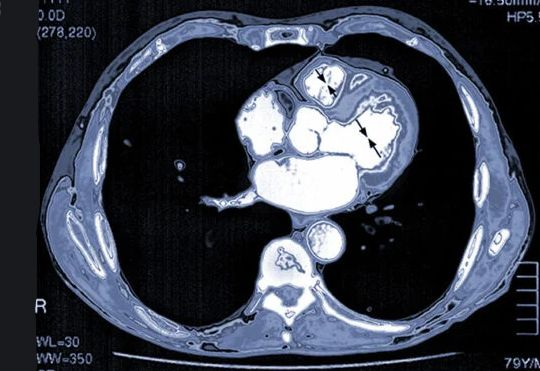
//> input picture RadonTransform/Images/heart-ct_1.jpg, 540 x 371 px
$ ./main3   (built with g++ and OpenCV 4)
//> lines starting //> are read from the running program, lines starting //| are printed output that depends on the picture; after the words box and inside, x2 and y2 are one past the last pixel; in counts of white or black regions, pixels touching at a corner belong together
#include <opencv2/opencv.hpp>
#include <iostream>
#include <cmath>

// this is already implemented

int main() {
    // Read the original image
    cv::Mat originalImage = cv::imread("/home/peppermintlarry/Radon/RadonTransform/Images/heart-ct_1.jpg"); // Replace with your image path
//> originalImage is the input picture: 371 rows x 540 cols, CV_8UC3; mean B, G, R 74.7, 62.4, 57.3

    if (originalImage.empty()) {
        std::cerr << "Error: Could not read the image." << std::endl;
        return -1;
    }

    // Calculate the dimensions for the new image
    double newS = sqrt(pow(originalImage.rows,2)+pow(originalImage.cols,2))+1; // Twice the size of the larger dimension
//> newS = 656.2
    int newSize = static_cast<int>(newS);
//> newSize = 656

    // Create a black square image with dimensions based on the new size
    cv::Mat newImage(newSize, newSize, CV_8UC3, cv::Scalar(0, 0, 0)); // Black background

    // Calculate the radius of the circle (half of the new image's side)
    int radius = newSize / 2;
//> radius = 328

    // Calculate the center of the new image
    cv::Point center(newSize / 2, newSize / 2);
//> center = Point(328, 328)

    // Draw the white circle
    cv::circle(newImage, center, radius, cv::Scalar(255, 255, 255), -1); // -1 indicates filled circle
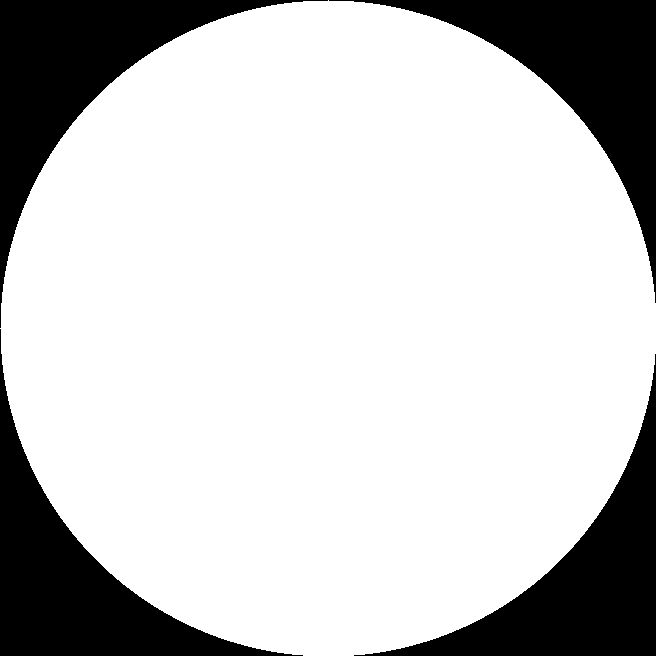
//> newImage: 656 rows x 656 cols, CV_8UC3; 78.5% white; 4 black regions, box (x1, y1, x2, y2) and area: (0, 0, 328, 328) 23421, (329, 0, 656, 303) 23093, (0, 329, 303, 656) 23093, (354, 354, 656, 656) 22766

    // Calculate the position for placing the original image in the center of the new image
    int offsetX = (newSize - originalImage.cols) / 2;
//> offsetX = 58
    int offsetY = (newSize - originalImage.rows) / 2;
//> offsetY = 142
    cv::Rect roi(offsetX, offsetY, originalImage.cols, originalImage.rows);
//> roi = Rect(58, 142, 540, 371)

    // Copy the original image onto the new image on top of the white circle
    originalImage.copyTo(newImage(roi));
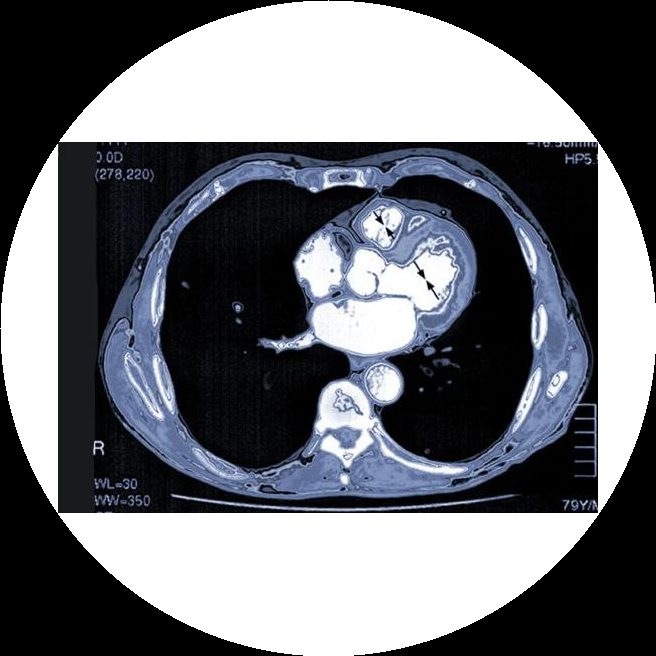
//> newImage: 656 rows x 656 cols, CV_8UC3; mean B, G, R 116.3, 110.6, 108.2

    // Save the image with the original image placed on top of the white circle, inside the black square
    cv::imwrite("image_with_circle_and_square.png", newImage);

    // new section
      return 0;
}

$ run again, with RadonTransform/Images/circ.jpg copied over RadonTransform/Images/heart-ct_1.jpg
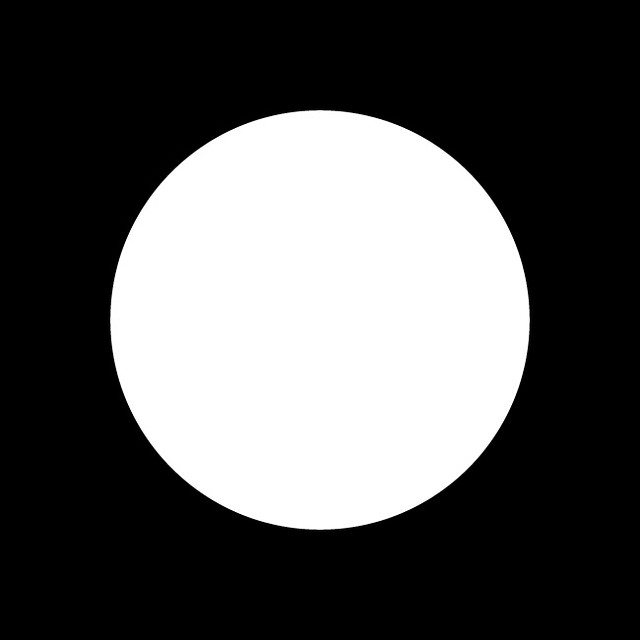
//> input picture RadonTransform/Images/circ.jpg, 640 x 640 px
//> originalImage is the input picture: 640 rows x 640 cols, CV_8UC3; min 0, max 255, mean 86
//> `cv::circle(newImage, center, radius, cv::Scalar(255, 255, 255), -1);`:
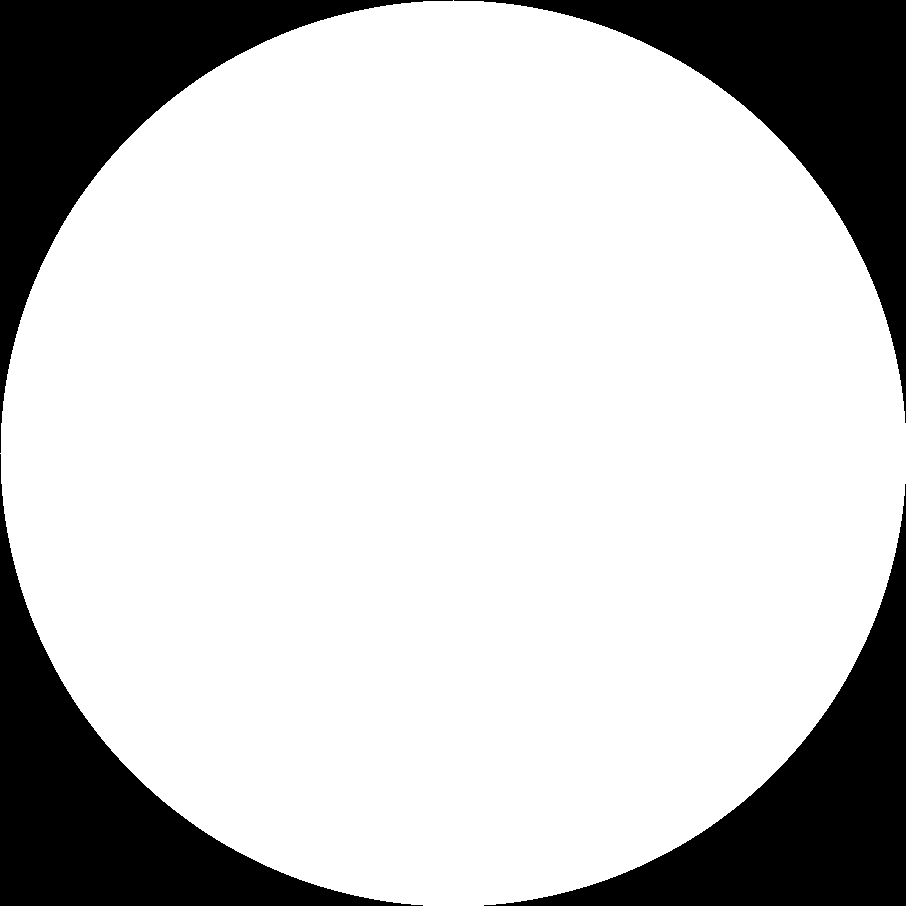
//> newImage: 906 rows x 906 cols, CV_8UC3; 78.5% white; 4 black regions, box (x1, y1, x2, y2) and area: (0, 0, 453, 453) 44505, (454, 0, 906, 423) 44052, (0, 454, 423, 906) 44052, (484, 484, 906, 906) 43600
//> `originalImage.copyTo(newImage(roi));`:
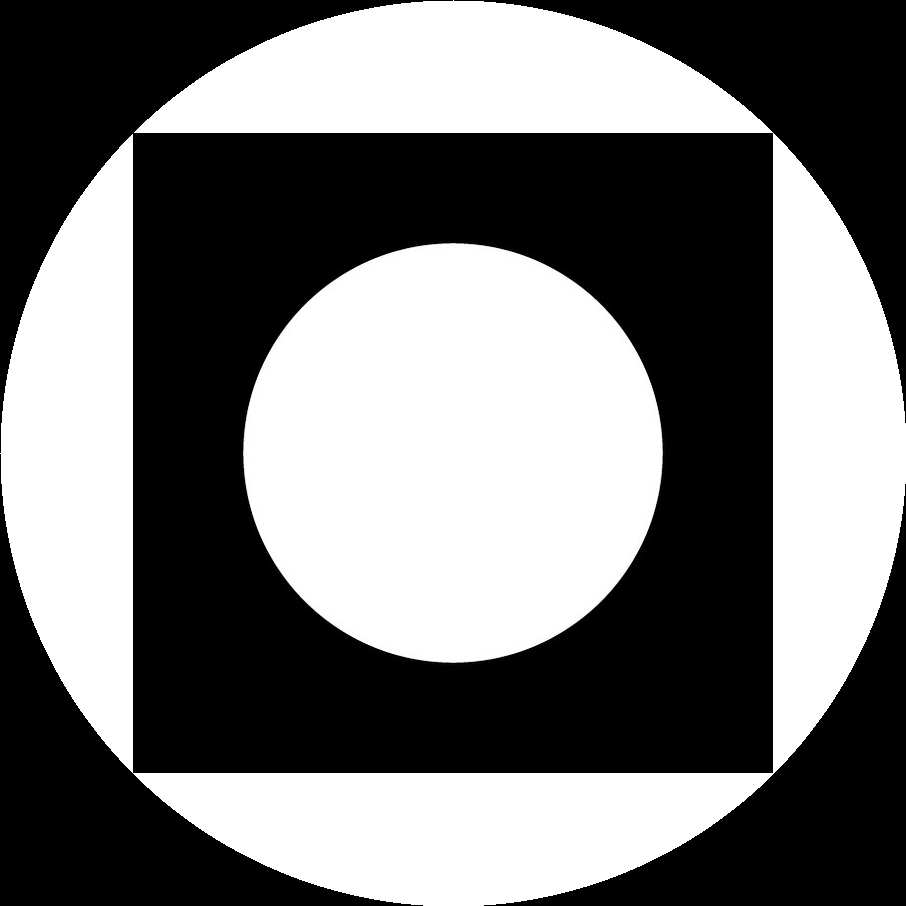
//> newImage: 906 rows x 906 cols, CV_8UC3; min 0, max 255, mean 115.9

$ run again, with RadonTransform/Images/heart-CT-scans-1296x728-header-1024x575.jpg copied over RadonTransform/Images/heart-ct_1.jpg
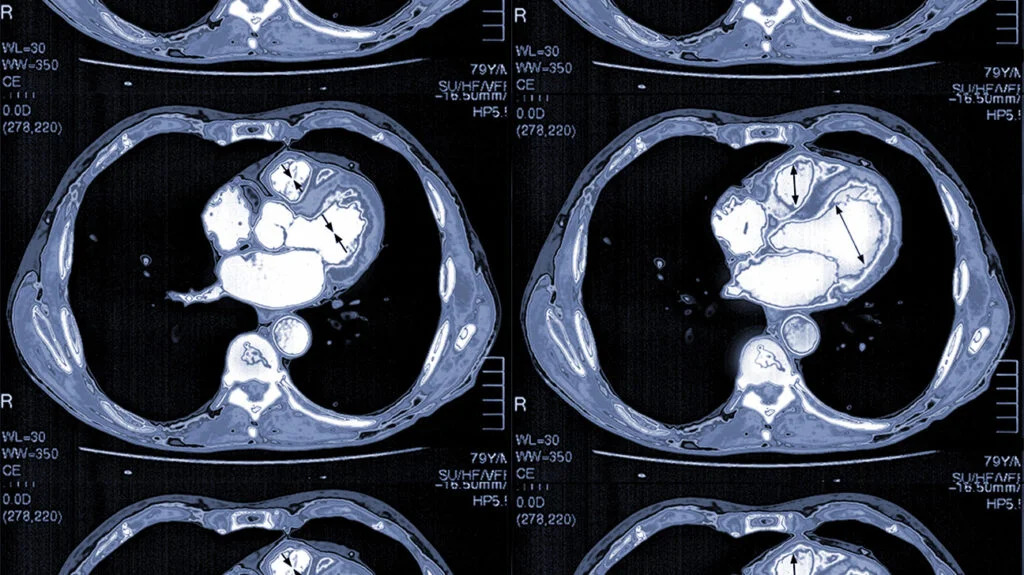
//> input picture RadonTransform/Images/heart-CT-scans-1296x728-header-1024x575.jpg, 1024 x 575 px
//> originalImage is the input picture: 575 rows x 1024 cols, CV_8UC3; mean B, G, R 70.8, 58.1, 52.7
//> `cv::circle(newImage, center, radius, cv::Scalar(255, 255, 255), -1);`:
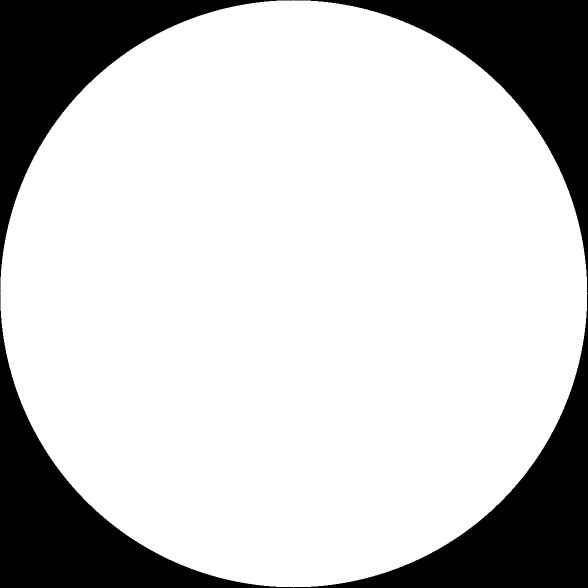
//> newImage: 1175 rows x 1175 cols, CV_8UC3 (shown at 1/2 size); 78.4% white; 4 black regions, box (x1, y1, x2, y2) and area: (0, 0, 587, 587) 74540, (588, 0, 1175, 587) 74540, (0, 588, 587, 1175) 74540, (588, 588, 1175, 1175) 74540
//> `originalImage.copyTo(newImage(roi));`:
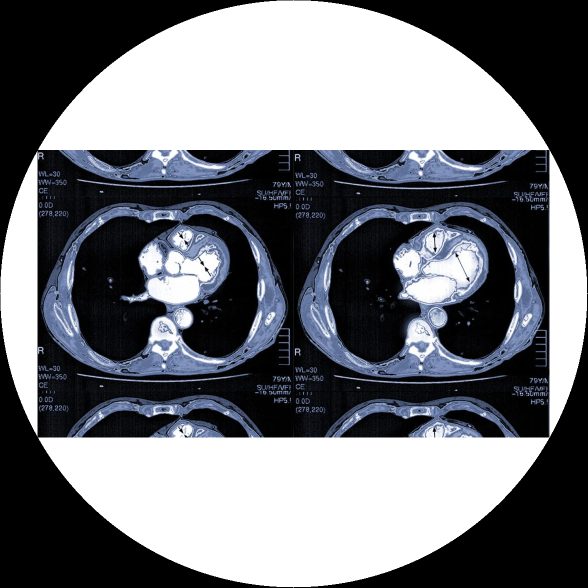
//> newImage: 1175 rows x 1175 cols, CV_8UC3 (shown at 1/2 size); mean B, G, R 121.4, 115.9, 113.7
